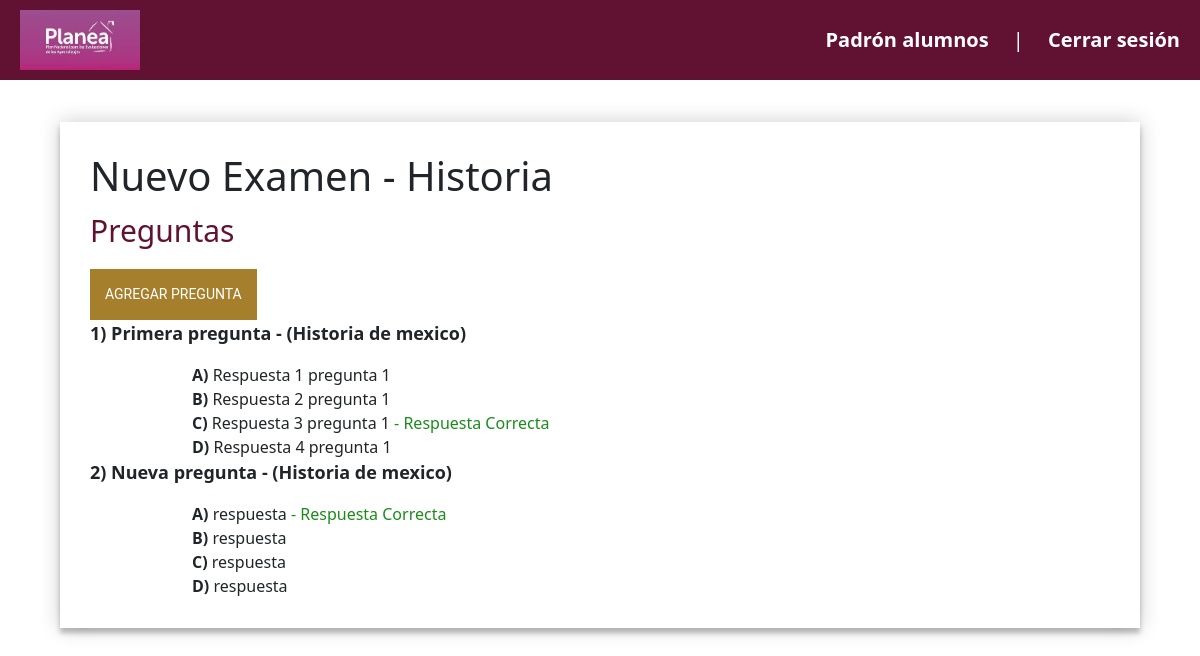
Page /examen/2 (signed in) on the earlier database version.
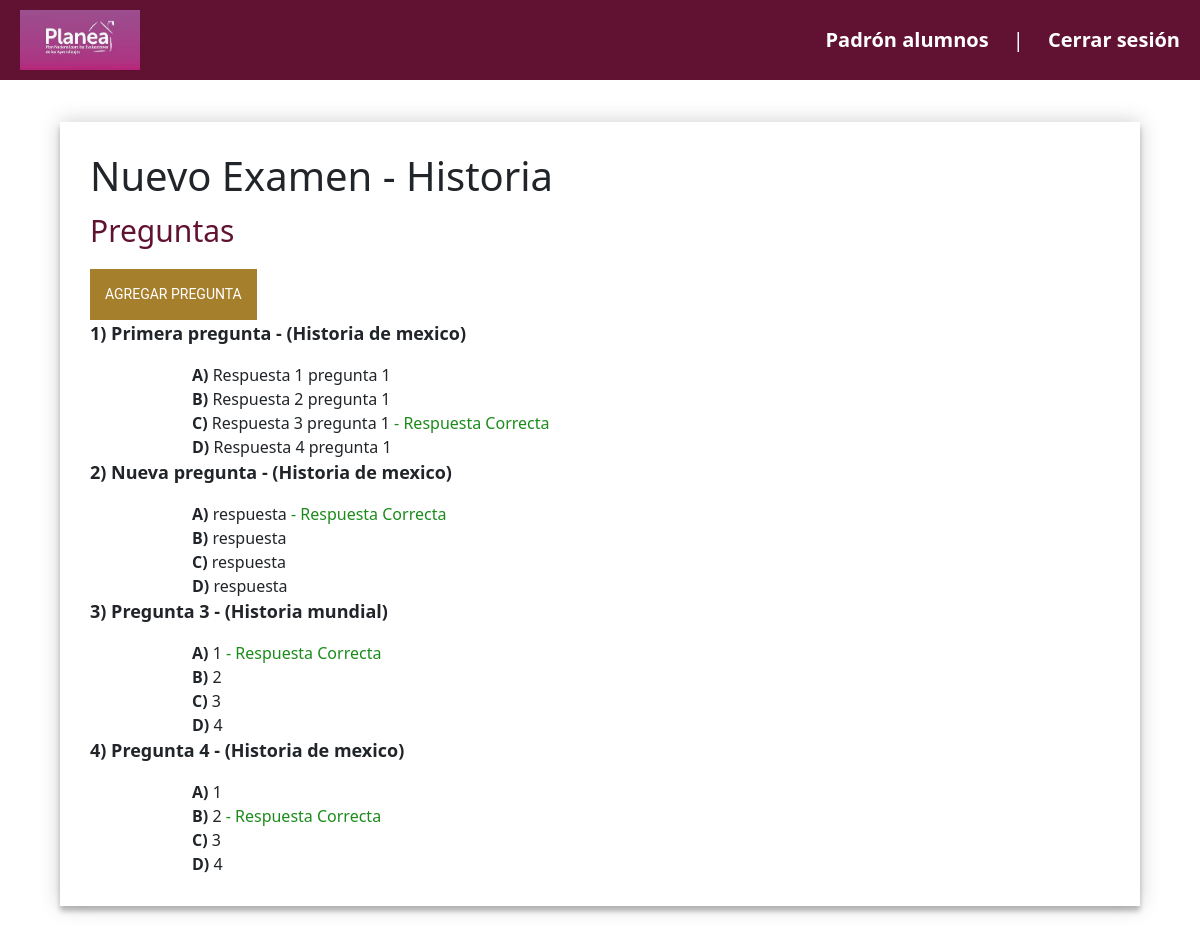
Same page on the later database version.
### pagina_web/models.py (models this page shows)
class examen(models.Model):
    nombre = models.CharField(max_length=100)
    idMateria = models.ForeignKey(materia, on_delete=models.CASCADE, default=1)

class materia(models.Model):
    nombre = models.CharField(max_length=30)

class pregunta(models.Model):
    descripcion = models.CharField(max_length=500)
    idExamen = models.ForeignKey(examen, on_delete=models.CASCADE, default=1)
    idRama = models.ForeignKey(rama, on_delete=models.CASCADE)

class rama(models.Model):
    nombre = models.CharField(max_length=30)
    idMateria = models.ForeignKey(materia, on_delete=models.CASCADE)

class respuesta(models.Model):
    descripcion = models.CharField(max_length=500)
    idPregunta = models.ForeignKey(pregunta, on_delete=models.CASCADE)
    esCorrecta = models.BooleanField(default=False)

### pagina_web/views.py (the view)
# urls.py: path('examen/<int:id>', Examen.as_view(), name='examen'),
class Examen(View):
    @method_decorator(staff_member_required(login_url='login'), name='dispatch')
    def get(self, request, id=0):
        resultado = examen.objects.filter(id=id).count()
        if resultado:
            auxExamen = examen.objects.get(id=id)
            respuestas_prefetch = Prefetch('respuesta_set', queryset=respuesta.objects.all(), to_attr='respuestas')
            preguntas = pregunta.objects.filter(idExamen_id=auxExamen.id).prefetch_related(respuestas_prefetch).all() #.order_by("idRama")
            ramas = rama.objects.filter(idMateria_id=auxExamen.idMateria).values
            return render(request, 'examen.html', {"examen": auxExamen, "preguntas": preguntas, "ramas": ramas})
        return redirect('/')

### pagina_web/templates/examen.html (shortened to what this page needs)
{% extends 'layouts/nav_inicio.html' %}
{% load static %}
{% block content %}
<link rel="stylesheet" type="text/css" href="{% static 'css/examen.css' %}">
<div class="examen">
    <h1>{{examen.nombre}} - {{examen.idMateria.nombre}}</h1>
    <p style="font-size: 30px; color:#611232;">Preguntas</p>
    <button id="abrirDialog" class="boton_amarillo">Agregar pregunta</button>
    {% if preguntas %}
        {% for pregunta in preguntas %}
            <p style="font-size: 18px;"><strong>{{ forloop.counter }}) {{ pregunta.descripcion }} - ({{pregunta.idRama.nombre}})</strong></p>
            <div class="respuestas" style="margin-left: 10%;">
                {% for respuesta in pregunta.respuestas %}
                    <div class="respuesta" >
                        <strong>{% cycle 'A' 'B' 'C' 'D' as letra %})</strong>
                        {{ respuesta.descripcion }}
                        {% if respuesta.esCorrecta %}
                            <span style=" color: rgb(27, 139, 27);">- Respuesta Correcta</span>
                        {% endif %}
                    </div>
                {% endfor %}
            </div>
        {% endfor %}
    {% endif %}
</div>
{% endblock %}

### pagina_web/templates/layouts/nav_inicio.html (shortened to what this page needs)
{% load static %}
<!DOCTYPE html>
<html lang="en">
<head>
    <link rel="stylesheet" type="text/css" href="{% static 'css/nav_inicio.css' %}">
    <link href="https://cdn.jsdelivr.net/npm/bootstrap@5.3.2/dist/css/bootstrap.min.css" rel="stylesheet">
</head>
<body>
    <header>
        <nav class="menu">
            <label for="" class="breand">
                <a href="/">
                    <img  style = "width: 120px; height: 60px; margin-left: 20px; line-height: 60px;" src="{% static 'images/image.png' %}">
                </a>
            </label>
            <ul>
                <li>
                    <a href="/padron/alumnos" id="alumnos">Padrón alumnos</a>
                </li>
                <li>
                    <p>|</p>
                </li>
                <li>
                    <a href="#" id="salir" onclick="document.getElementById('cerrarSesion').submit()">Cerrar sesión</a>
                </li>
            </ul>
        </nav>
    </header>
        {% block content %}
        {% endblock %}
</body>
</html>

### pagina_web/static/css/nav_inicio.css (style rules this page uses)
header { background-color: #611232; color: #fff; padding: 10px 0; align-items: center; }
.menu ul { float: right; list-style: none; margin: 0; padding: 3; }
.menu ul li { display: inline-block; line-height: 60px; margin-right: 20px; font-size: 20px; }
.menu ul li a { text-decoration: none; color: #fff; font-weight: bold; }

### pagina_web/static/css/examen.css (style rules this page uses)
.examen { float: left; background: #FFFFFF; width: 90%; margin-top: 3%; margin-bottom: 3%; margin-left: 5%; padding: 30px; box-shadow: 0 0 20px 0 rgba(0, 0, 0, 0.2), 0 5px 5px 0 rgba(0, 0, 0, 0.24); }
.boton_amarillo { font-family: "Roboto", sans-serif; text-transform: uppercase; outline: 0; background: #A57F2C; border: 0; padding: 15px; color: #FFFFFF; font-size: 14px; -webkit-transition: all 0.3 ease; transition: all 0.3 ease; cursor: pointer; }

Differences in the rows shown:
added pregunta: descripcion "Pregunta 3", idRama.nombre "Historia mundial"
added respuesta: descripcion "1", esCorrecta "- Respuesta Correcta", shown under "Pregunta 3"
added respuesta: descripcion "2", shown under "Pregunta 3"
added respuesta: descripcion "3", shown under "Pregunta 3"
added respuesta: descripcion "4", shown under "Pregunta 3"
added pregunta: descripcion "Pregunta 4", idRama.nombre "Historia de mexico"
added respuesta: descripcion "1", shown under "Pregunta 4"
added respuesta: descripcion "2", esCorrecta "- Respuesta Correcta", shown under "Pregunta 4"
added respuesta: descripcion "3", shown under "Pregunta 4"
added respuesta: descripcion "4", shown under "Pregunta 4"
